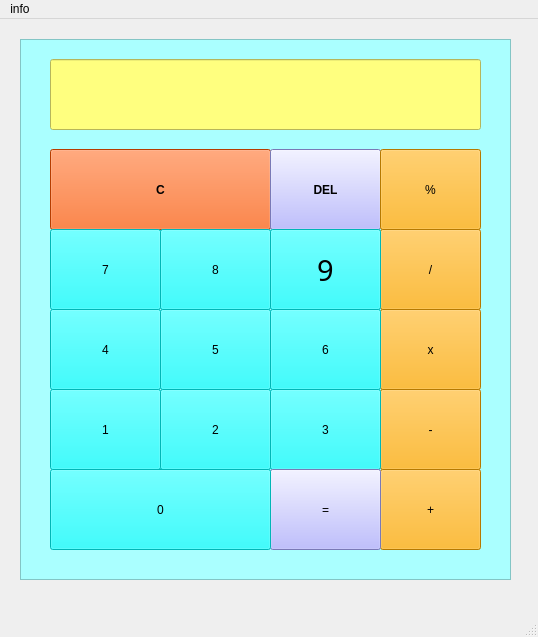
<?xml version="1.0" encoding="UTF-8"?>
<ui version="4.0">
 <class>MainWindow</class>
 <widget class="QMainWindow" name="MainWindow">
  <property name="geometry">
   <rect>
    <x>0</x>
    <y>0</y>
    <width>538</width>
    <height>637</height>
   </rect>
  </property>
  <property name="windowTitle">
   <string>MainWindow</string>
  </property>
  <widget class="QWidget" name="centralwidget">
   <widget class="QFrame" name="frame">
    <property name="geometry">
     <rect>
      <x>20</x>
      <y>20</y>
      <width>491</width>
      <height>541</height>
     </rect>
    </property>
    <property name="styleSheet">
     <string notr="true">background-color: rgb(170, 255, 255)</string>
    </property>
    <property name="frameShape">
     <enum>QFrame::StyledPanel</enum>
    </property>
    <property name="frameShadow">
     <enum>QFrame::Raised</enum>
    </property>
    <widget class="QLineEdit" name="lineEdit">
     <property name="geometry">
      <rect>
       <x>30</x>
       <y>20</y>
       <width>431</width>
       <height>71</height>
      </rect>
     </property>
     <property name="styleSheet">
      <string notr="true">background-color: rgb(255, 255, 127);
font: 22pt &quot;Ani&quot;;</string>
     </property>
     <property name="alignment">
      <set>Qt::AlignRight|Qt::AlignTrailing|Qt::AlignVCenter</set>
     </property>
    </widget>
    <widget class="QPushButton" name="btnC">
     <property name="geometry">
      <rect>
       <x>30</x>
       <y>110</y>
       <width>221</width>
       <height>81</height>
      </rect>
     </property>
     <property name="styleSheet">
      <string notr="true">background-color: rgb(255, 85, 0);
font: 75 18pt &quot;Ubuntu&quot;;
font-weight: bold;</string>
     </property>
     <property name="text">
      <string>C</string>
     </property>
    </widget>
    <widget class="QPushButton" name="btnDEL">
     <property name="geometry">
      <rect>
       <x>250</x>
       <y>110</y>
       <width>111</width>
       <height>81</height>
      </rect>
     </property>
     <property name="styleSheet">
      <string notr="true">background-color: rgb(170, 170, 255);
font: 75 18pt &quot;Ubuntu&quot;;
font-weight: bold;</string>
     </property>
     <property name="text">
      <string>DEL</string>
     </property>
    </widget>
    <widget class="QPushButton" name="btnMOD">
     <property name="geometry">
      <rect>
       <x>360</x>
       <y>110</y>
       <width>101</width>
       <height>81</height>
      </rect>
     </property>
     <property name="styleSheet">
      <string notr="true">background-color: rgb(255, 170, 0);
font: 22pt &quot;Ani&quot;;</string>
     </property>
     <property name="text">
      <string>%</string>
     </property>
    </widget>
    <widget class="QPushButton" name="btnDIV">
     <property name="geometry">
      <rect>
       <x>360</x>
       <y>190</y>
       <width>101</width>
       <height>81</height>
      </rect>
     </property>
     <property name="styleSheet">
      <string notr="true">background-color: rgb(255, 170, 0);
font: 22pt &quot;Ani&quot;;</string>
     </property>
     <property name="text">
      <string>/</string>
     </property>
    </widget>
    <widget class="QPushButton" name="btnMUL">
     <property name="geometry">
      <rect>
       <x>360</x>
       <y>270</y>
       <width>101</width>
       <height>81</height>
      </rect>
     </property>
     <property name="styleSheet">
      <string notr="true">background-color: rgb(255, 170, 0);
font: 22pt &quot;Ani&quot;;</string>
     </property>
     <property name="text">
      <string>x</string>
     </property>
    </widget>
    <widget class="QPushButton" name="btnMinus">
     <property name="geometry">
      <rect>
       <x>360</x>
       <y>350</y>
       <width>101</width>
       <height>81</height>
      </rect>
     </property>
     <property name="styleSheet">
      <string notr="true">background-color: rgb(255, 170, 0);
font: 22pt &quot;Ani&quot;;</string>
     </property>
     <property name="text">
      <string>-</string>
     </property>
    </widget>
    <widget class="QPushButton" name="btnPlus">
     <property name="geometry">
      <rect>
       <x>360</x>
       <y>430</y>
       <width>101</width>
       <height>81</height>
      </rect>
     </property>
     <property name="styleSheet">
      <string notr="true">background-color: rgb(255, 170, 0);
font: 22pt &quot;Ani&quot;;</string>
     </property>
     <property name="text">
      <string>+</string>
     </property>
    </widget>
    <widget class="QPushButton" name="btn9">
     <property name="geometry">
      <rect>
       <x>250</x>
       <y>190</y>
       <width>111</width>
       <height>81</height>
      </rect>
     </property>
     <property name="font">
      <font>
       <family>Ani</family>
       <pointsize>22</pointsize>
       <weight>50</weight>
       <italic>false</italic>
       <bold>false</bold>
      </font>
     </property>
     <property name="styleSheet">
      <string notr="true">background-color: rgb(0, 255, 255);
font: 22pt &quot;Ani&quot;;</string>
     </property>
     <property name="text">
      <string>9</string>
     </property>
    </widget>
    <widget class="QPushButton" name="btn8">
     <property name="geometry">
      <rect>
       <x>140</x>
       <y>190</y>
       <width>111</width>
       <height>81</height>
      </rect>
     </property>
     <property name="styleSheet">
      <string notr="true">background-color: rgb(0, 255, 255);
font: 22pt &quot;Ani&quot;;</string>
     </property>
     <property name="text">
      <string>8</string>
     </property>
    </widget>
    <widget class="QPushButton" name="btn7">
     <property name="geometry">
      <rect>
       <x>30</x>
       <y>190</y>
       <width>111</width>
       <height>81</height>
      </rect>
     </property>
     <property name="styleSheet">
      <string notr="true">background-color: rgb(0, 255, 255);
font: 22pt &quot;Ani&quot;;</string>
     </property>
     <property name="text">
      <string>7</string>
     </property>
    </widget>
    <widget class="QPushButton" name="btn5">
     <property name="geometry">
      <rect>
       <x>140</x>
       <y>270</y>
       <width>111</width>
       <height>81</height>
      </rect>
     </property>
     <property name="styleSheet">
      <string notr="true">background-color: rgb(0, 255, 255);
font: 22pt &quot;Ani&quot;;</string>
     </property>
     <property name="text">
      <string>5</string>
     </property>
    </widget>
    <widget class="QPushButton" name="btn4">
     <property name="geometry">
      <rect>
       <x>30</x>
       <y>270</y>
       <width>111</width>
       <height>81</height>
      </rect>
     </property>
     <property name="styleSheet">
      <string notr="true">background-color: rgb(0, 255, 255);
font: 22pt &quot;Ani&quot;;</string>
     </property>
     <property name="text">
      <string>4</string>
     </property>
    </widget>
    <widget class="QPushButton" name="btn6">
     <property name="geometry">
      <rect>
       <x>250</x>
       <y>270</y>
       <width>111</width>
       <height>81</height>
      </rect>
     </property>
     <property name="styleSheet">
      <string notr="true">background-color: rgb(0, 255, 255);
font: 22pt &quot;Ani&quot;;</string>
     </property>
     <property name="text">
      <string>6</string>
     </property>
    </widget>
    <widget class="QPushButton" name="btn2">
     <property name="geometry">
      <rect>
       <x>140</x>
       <y>350</y>
       <width>111</width>
       <height>81</height>
      </rect>
     </property>
     <property name="styleSheet">
      <string notr="true">background-color: rgb(0, 255, 255);
font: 22pt &quot;Ani&quot;;</string>
     </property>
     <property name="text">
      <string>2</string>
     </property>
    </widget>
    <widget class="QPushButton" name="btn1">
     <property name="geometry">
      <rect>
       <x>30</x>
       <y>350</y>
       <width>111</width>
       <height>81</height>
      </rect>
     </property>
     <property name="styleSheet">
      <string notr="true">background-color: rgb(0, 255, 255);
font: 22pt &quot;Ani&quot;;</string>
     </property>
     <property name="text">
      <string>1</string>
     </property>
    </widget>
    <widget class="QPushButton" name="btn3">
     <property name="geometry">
      <rect>
       <x>250</x>
       <y>350</y>
       <width>111</width>
       <height>81</height>
      </rect>
     </property>
     <property name="styleSheet">
      <string notr="true">background-color: rgb(0, 255, 255);
font: 22pt &quot;Ani&quot;;</string>
     </property>
     <property name="text">
      <string>3</string>
     </property>
    </widget>
    <widget class="QPushButton" name="btnEqv">
     <property name="geometry">
      <rect>
       <x>250</x>
       <y>430</y>
       <width>111</width>
       <height>81</height>
      </rect>
     </property>
     <property name="styleSheet">
      <string notr="true">background-color: rgb(170, 170, 255);
font: 22pt &quot;Ani&quot;;</string>
     </property>
     <property name="text">
      <string>=</string>
     </property>
    </widget>
    <widget class="QPushButton" name="btn0">
     <property name="geometry">
      <rect>
       <x>30</x>
       <y>430</y>
       <width>221</width>
       <height>81</height>
      </rect>
     </property>
     <property name="styleSheet">
      <string notr="true">background-color: rgb(0, 255, 255);
font: 22pt &quot;Ani&quot;;</string>
     </property>
     <property name="text">
      <string>0</string>
     </property>
    </widget>
   </widget>
  </widget>
  <widget class="QMenuBar" name="menubar">
   <property name="geometry">
    <rect>
     <x>0</x>
     <y>0</y>
     <width>538</width>
     <height>29</height>
    </rect>
   </property>
   <widget class="QMenu" name="menuinfo">
    <property name="title">
     <string>info</string>
    </property>
    <addaction name="actionAbout"/>
   </widget>
   <addaction name="menuinfo"/>
  </widget>
  <widget class="QStatusBar" name="statusbar"/>
  <action name="actionAbout">
   <property name="text">
    <string>About</string>
   </property>
  </action>
  <action name="actionType_Here">
   <property name="text">
    <string>Type Here</string>
   </property>
  </action>
 </widget>
 <resources/>
 <connections/>
</ui>
